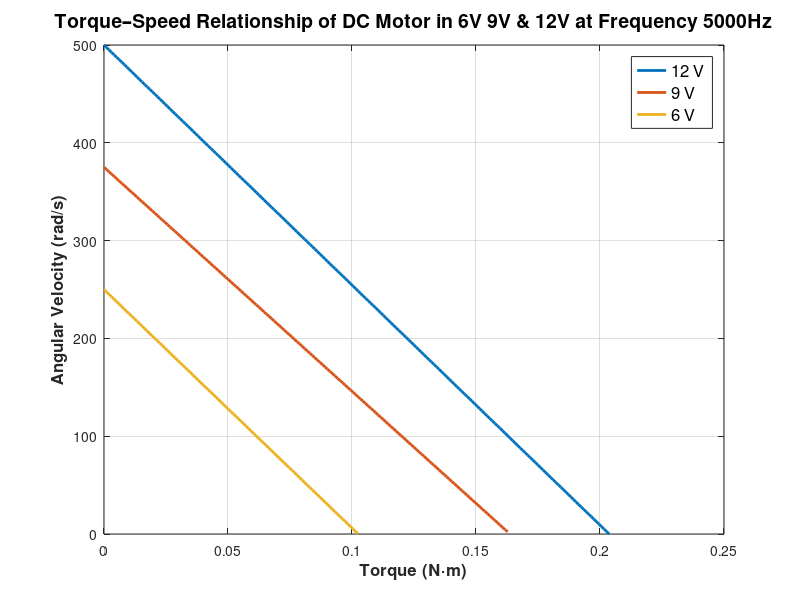

Write the MATLAB code that produced this figure.
%% ============================================================
%   Torque–Speed Curves for DC Motor at 12 V, 9 V, and 6 V
%   Automatically Positioned Text Boxes
% ============================================================

clear; clc; close all;

%% ---------------------- Motor Parameters ----------------------

voltages = [12, 9, 6];   % volts

stallTorque = [ ...
    0.2037;   % 12V
    0.1637;   % 9V
    0.1025];  % 6V

% No-load speeds scale linearly with voltage
% --- CHANGE this if you have actual motor no-load speed ---
omega_nl_12 = 500;               % rad/s (example)
omega_nl = omega_nl_12 * (voltages ./ 12);

colors = [0 0.4470 0.7410;
          0.8500 0.3250 0.0980;
          0.9290 0.6940 0.1250];

%% ---------------------- Torque vector --------------------------
tau = linspace(0, max(stallTorque), 200);

%% ---------------------- Compute ω(τ) curves --------------------

omega_curves = zeros(length(voltages), length(tau));

for k = 1:length(voltages)
    omega = omega_nl(k) * (1 - tau / stallTorque(k));  % linear model
    omega(omega < 0) = NaN;
    omega_curves(k,:) = omega;
end

%% ---------------------- Plot ----------------------------------
figure('Color','w','Position',[300 150 900 600]);
hold on; grid on; box on;

title('Torque–Speed Relationship of DC Motor in 6V 9V & 12V at Frequency 5000Hz','FontSize',14,'FontWeight','bold');
xlabel('Torque (N·m)','FontSize',12,'FontWeight','bold');
ylabel('Angular Velocity (rad/s)','FontSize',12,'FontWeight','bold');

for k = 1:length(voltages)
    plot(tau, omega_curves(k,:), 'LineWidth', 2.0, 'Color', colors(k,:));
end

legend('12 V','9 V','6 V','Location','northeast','FontSize',12);

%% ============================================================
%                 End of Script
% ============================================================
